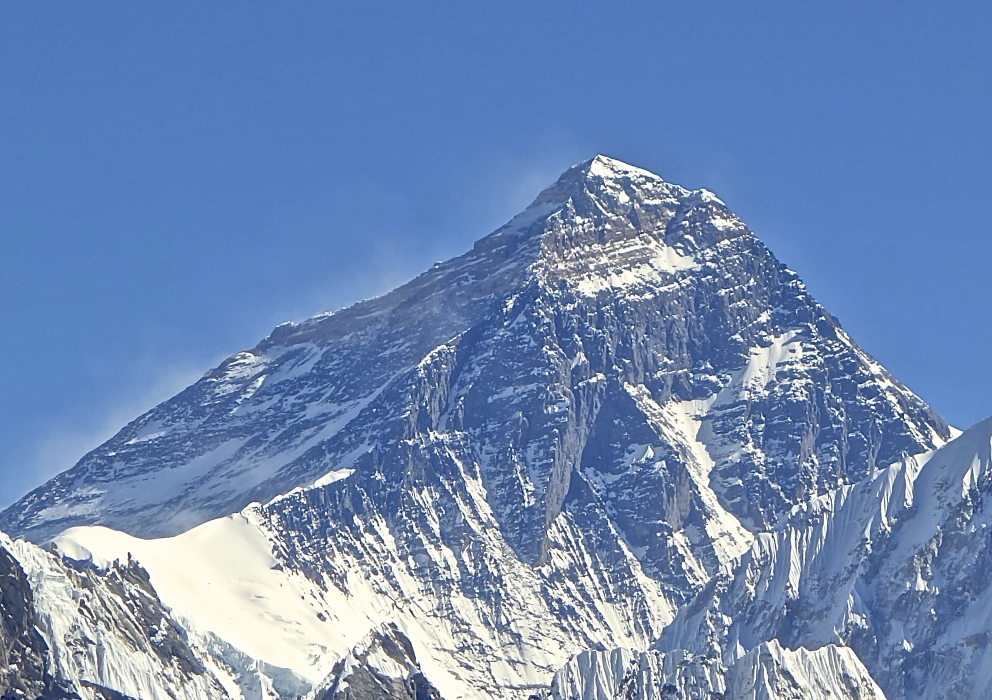
#> input picture images/sample_img.jpg, 1984 x 1400 px, found by its file name (shown at 1/2 size)
$ python color_channel.py
#> lines starting #> are read from the running program, lines starting #| are printed output that depends on the picture
### src/reading_images_video.py
"""
Created By: ishwor subedi
Date: 2024-04-16
"""

import cv2
import numpy as np
from numpy import ndarray


def show_image(image, title="image"):
    """
    Show image using cv2
    :param image: ndarray
    :return:
    """
    cv2.imshow(f'{title}', image)
    cv2.waitKey(0)
    cv2.destroyAllWindows()


def read_image(path):
    """
    Read image using cv2
    :param path: path of the images
    :return: ndarray
    """
#> called with path = 'images/sample_img.jpg'
    image = cv2.imread(path)
#> image is the input picture: shape (1400, 1984, 3); mean B, G, R 179.8, 137.4, 111.1
    return image


def resize_image(image, width, height):
    """
    Resize image using cv2
    :param image: ndarray of image
    :param width: width of the image that need to be resized
    :param height: height of the image that need to be resized
    :return:
    """
#> called with width = 800, height = 500
    return cv2.resize(image, (width, height))
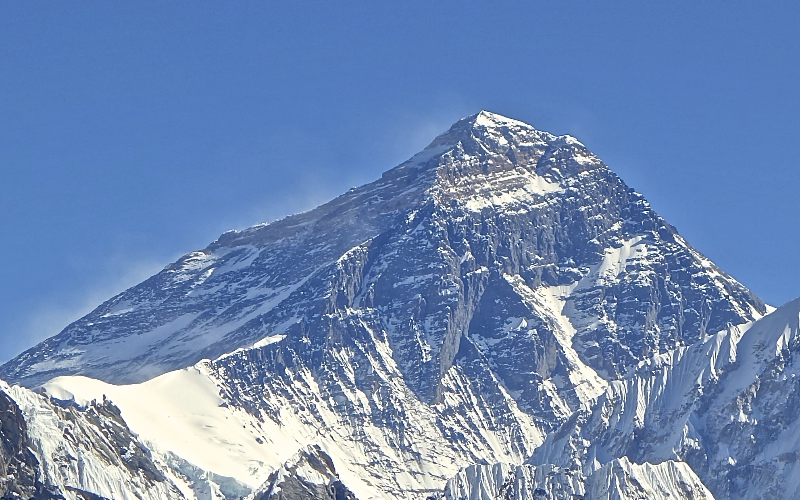
#> returned value: shape (500, 800, 3); mean of channels 0, 1, 2 179.7, 137.4, 111; drawn as B, G, R


# [26 lines left out: functions scaling_images, read_video, not called in this run]


# [15 lines that do not run on import are left out]

### src/color_channel.py
"""
Created By: ishwor subedi
Date: 2024-04-16
"""
import cv2
import numpy as np

from reading_images_video import read_image, resize_image, show_image
from color_spaces import ColorSpaceChange


# How to split and merge color channels of an image using OpenCV in Python?

def color_split_from_color_bgr(image):
    b, g, r = cv2.split(image)
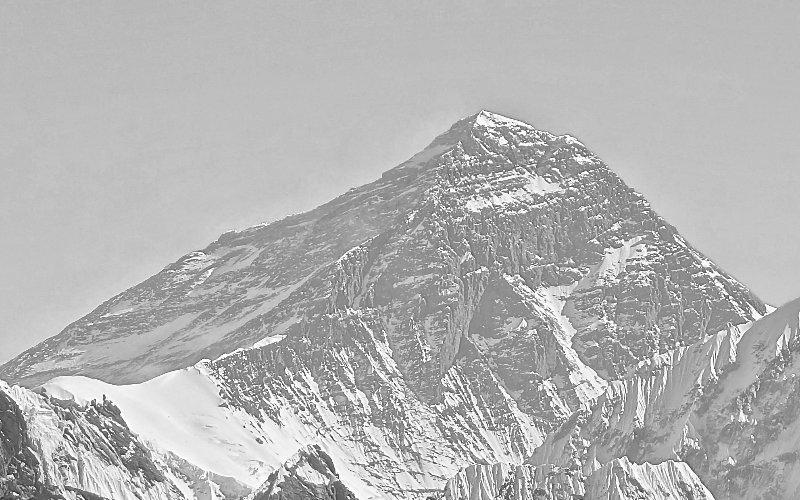
#> b: shape (500, 800); min 24, max 255, mean 179.7
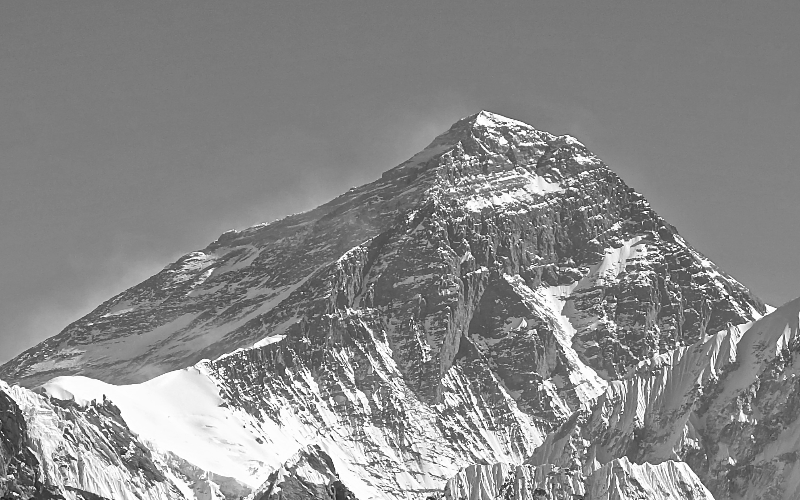
#> g: shape (500, 800); min 9, max 255, mean 137.4
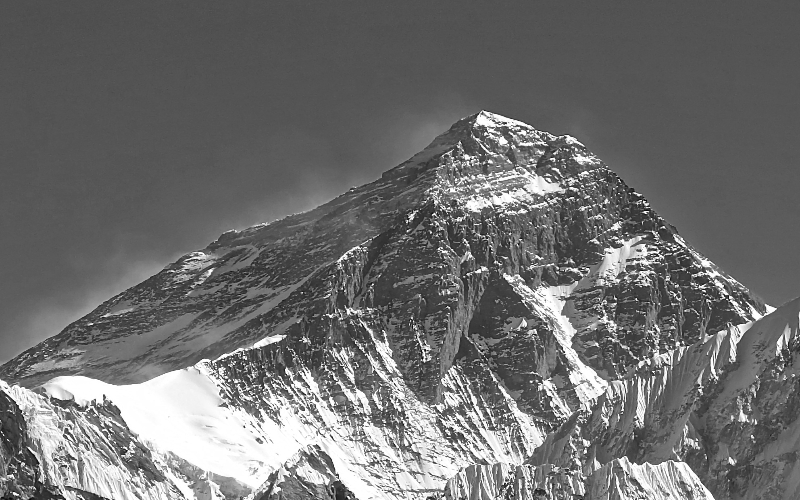
#> r: shape (500, 800); min 4, max 255, mean 111
    return b, g, r


def color_split_from_color_hsv(image):
    h, s, v = cv2.split(image)
    return h, s, v


def merge_color_channels(x, y, z):
    merged_image = cv2.merge((x, y, z))
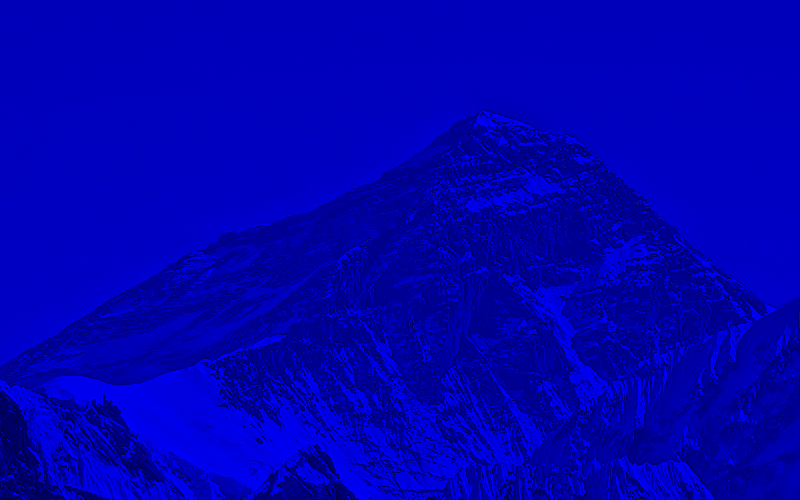
#> merged_image: shape (500, 800, 3); mean of channels 0, 1, 2 179.7, 0, 0; drawn as B, G, R
    return merged_image


if __name__ == '__main__':
    image_path = "images/sample_img.jpg"
    image = read_image(image_path)
    image = resize_image(image, 800, 500)

    ## Splitting color channels from BGR image
    b, g, r = color_split_from_color_bgr(image)
    show_image(b, title="Blue Channel")
    show_image(g, title="Green Channel")
    show_image(r, title="Red Channel")

    # [13 lines of commented-out code are left out]
    blank_image = np.zeros(image.shape[:2], dtype='uint8')
    blue_merge = merge_color_channels(b, blank_image, blank_image)
    green_merge = merge_color_channels(blank_image, g, blank_image)
#> in merge_color_channels (call 2), `merged_image = cv2.merge((x, y, z))`:
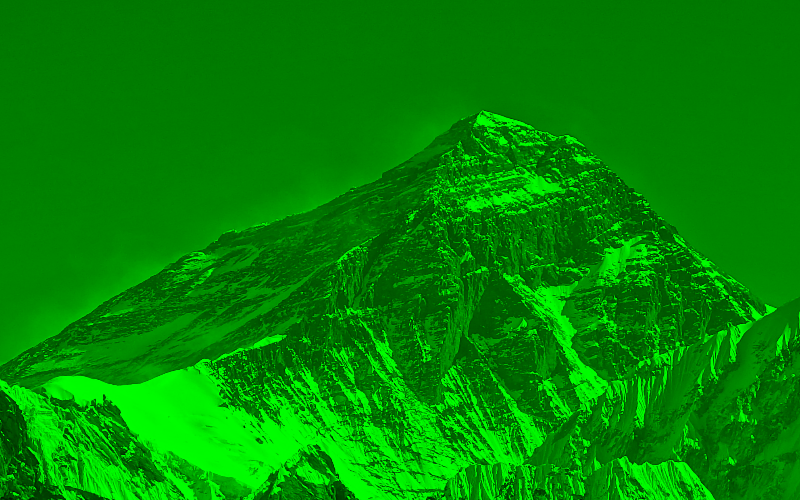
#> merged_image: shape (500, 800, 3); mean of channels 0, 1, 2 0, 137.4, 0; drawn as B, G, R
#> blank_image: shape (500, 800); every value is 0
    red_merge = merge_color_channels(blank_image, blank_image, r)
#> in merge_color_channels (call 3), `merged_image = cv2.merge((x, y, z))`:
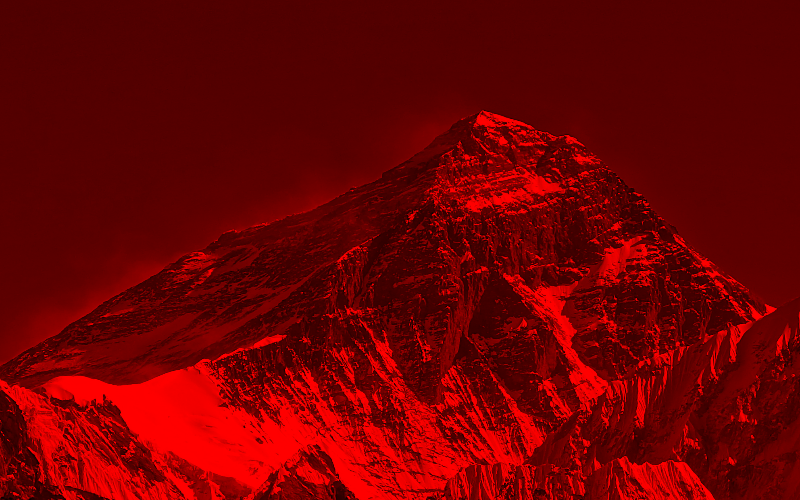
#> merged_image: shape (500, 800, 3); mean of channels 0, 1, 2 0, 0, 111; drawn as B, G, R

    show_image(blue_merge, title="Blue Channel Merge")
    show_image(green_merge, title="Green Channel Merge")
    show_image(red_merge, title="Red Channel Merge")
